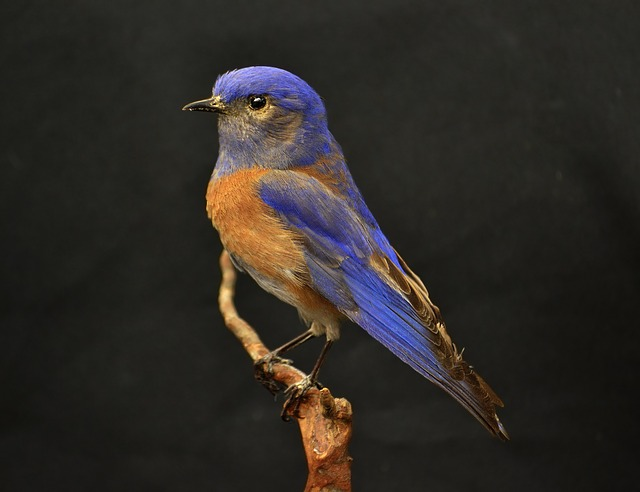
#> input picture assigment1/images/bird.jpg, 640 x 492 px
$ python python_intro.py
#> lines starting #> are read from the running program, lines starting #| are printed output that depends on the picture; after the words box and inside, x2 and y2 are one past the last pixel; in counts of white or black regions, pixels touching at a corner belong together
import cv2
import numpy as np
from matplotlib import pyplot as plt

a = (1, 2, 3)
#touples doesnt support reassignment
#a(0) = 5 .... ne gre, error dobiš

len(a)
print(a)
for item in a:
    print(item)

if 3>5:
    print("True")
else:
    print("False")

for idx, item in enumerate([1, 100, 1000]):
    print(idx, item)


a = [1, 2, 3, 4, 5]
a[-2]
a[3:]
a = np.arange(10)
print(a)

for i in range(5, 10, 2):
    print(i)


[item**2 for item in a]

a = np.array([[1, 2], [3, 4]])
a.shape

img = cv2.imread('./assigment1/images/bird.jpg')
#> img is the input picture: shape (492, 640, 3); mean B, G, R 37.6, 42.1, 46.1
img.shape
plt.imshow(img)
img_gray = np.mean(img, axis=2)
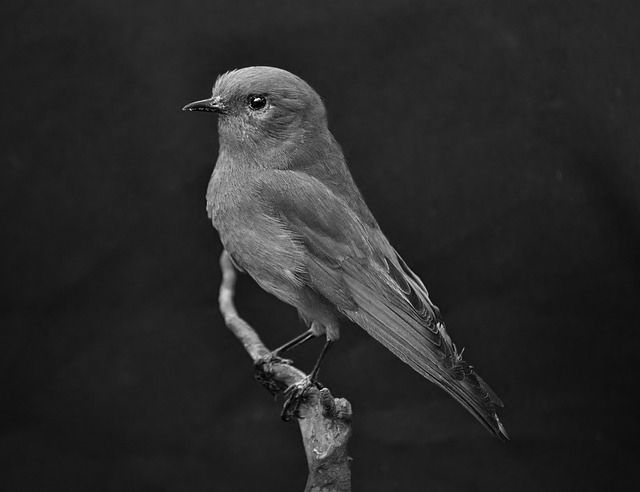
#> img_gray: shape (492, 640) float64; min 0.333, max 253.3, mean 42
plt.imshow(img_gray, cmap = 'gray')
plt.show()
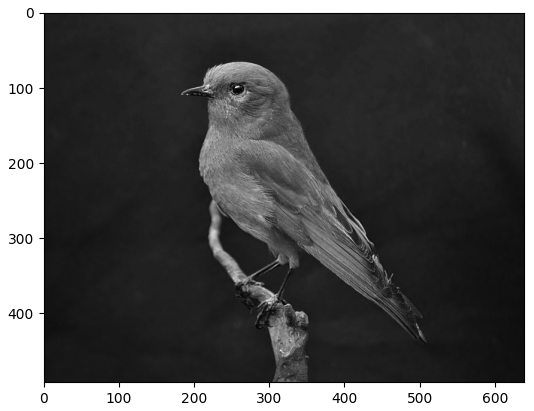
#> figure drawn by matplotlib, 1 panel; B, G, R data is drawn as R, G, B

mask = img_gray > 40
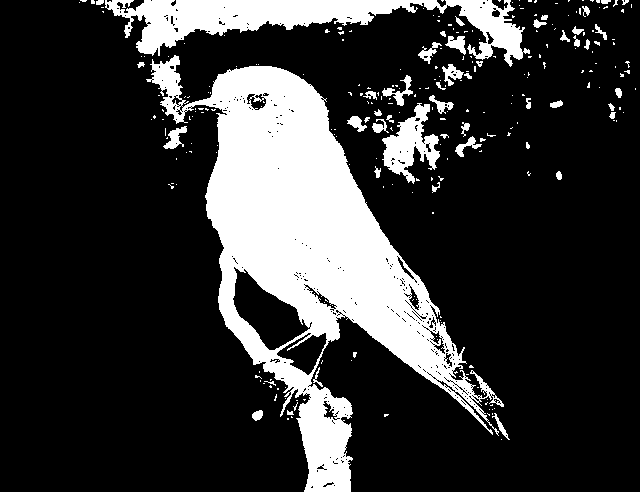
#> mask: shape (492, 640) bool; 20.8% white; 268 white regions (219 under 20 px), largest, box (x1, y1, x2, y2) and area: (146, 55, 504, 492) 48557, (105, 0, 530, 67) 10557, (382, 103, 440, 184) 2127
mask.shape

np.max(mask)
np.min(mask)
masked_image = img_gray * mask
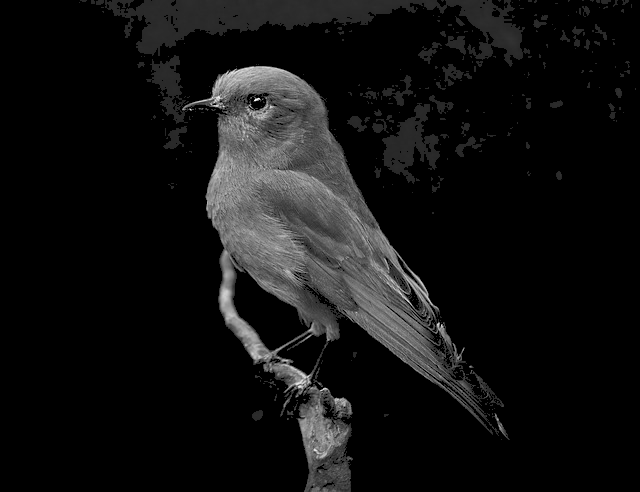
#> masked_image: shape (492, 640) float64; min 0, max 253.3, mean 17.9
plt.imshow(masked_image)

#Overflow, ker seštevamo v uint8 le do 255(ne gre več) -> narobe
img_gray = img[:,:,0] + img[:,:,1] + img[:,:,2] / 3
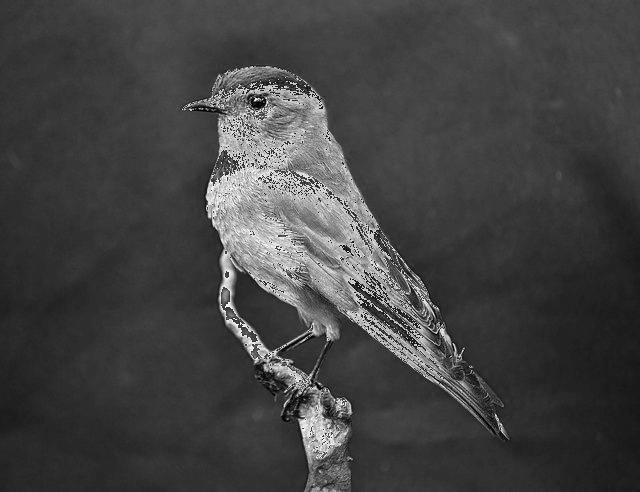
#> img_gray: shape (492, 640) float64; min 0.333, max 337, mean 89.2; drawn with min black and max white


N = 10
im = np.zeros((N,N))
x = 1
y = 2
im[x,y] = 1
plt.clf()
plt.imshow(im)
#višina in širina v mathplotlib sta zamenjana
plt.plot(x,y,'r.')
#zato samo zamenjaj koordinate in bo slika prava
plt.show()
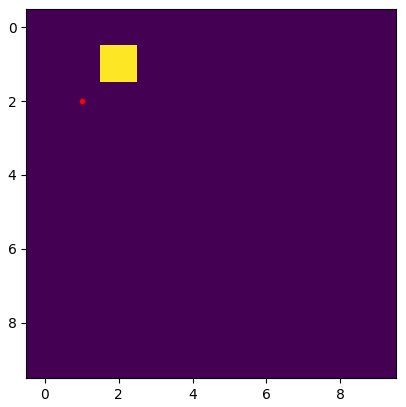
#> figure drawn by matplotlib, 1 panel


#mathplotlib sam prilagaja največjo in najmanjšo vrednost,
#zato moraš sam dodati vmin in vmax, da vidiš razliko, če jo iščeš
N = 5
x = y = N//2
im1 = np.zeros((N,N), dtype=np.uint8)
im2 = np.zeros((N,N), dtype=np.uint8)
im3 = np.zeros((N,N), dtype=np.float32)
im4 = np.zeros((N,N), dtype=np.float32)

#želimo imeti v enakem merilu
im1[x, y]=1
im2[x, y]=255
im3[x, y]=1e-3
im4[x, y]=1e3
plt.subplot(2,2,1)
plt.imshow(im1, cmap='gray', vmin=0, vmax=255)
plt.subplot(2,2,2)
plt.imshow(im2, cmap='gray', vmin=0, vmax=255)
plt.subplot(2,2,3)
plt.imshow(im3, cmap='gray', vmin=0, vmax=255)
plt.subplot(2,2,4)
plt.imshow(im4, cmap='gray', vmin=0, vmax=255)
plt.show()
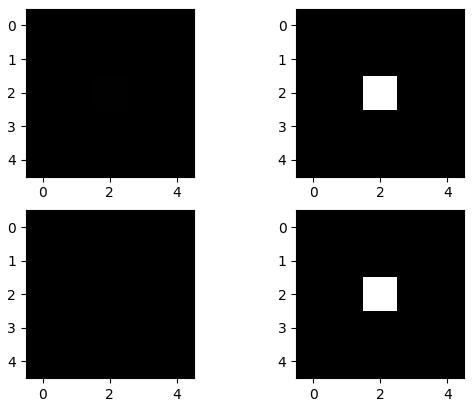
#> figure drawn by matplotlib, 4 panels
